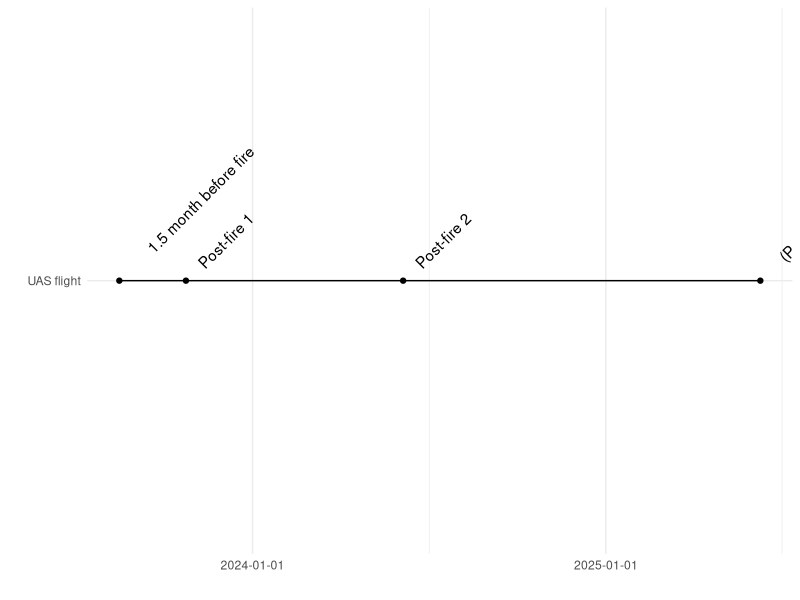
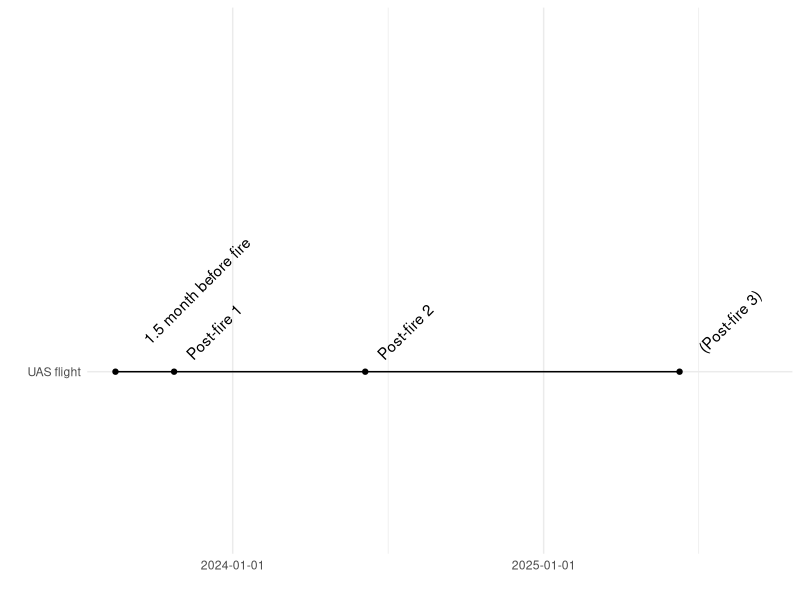
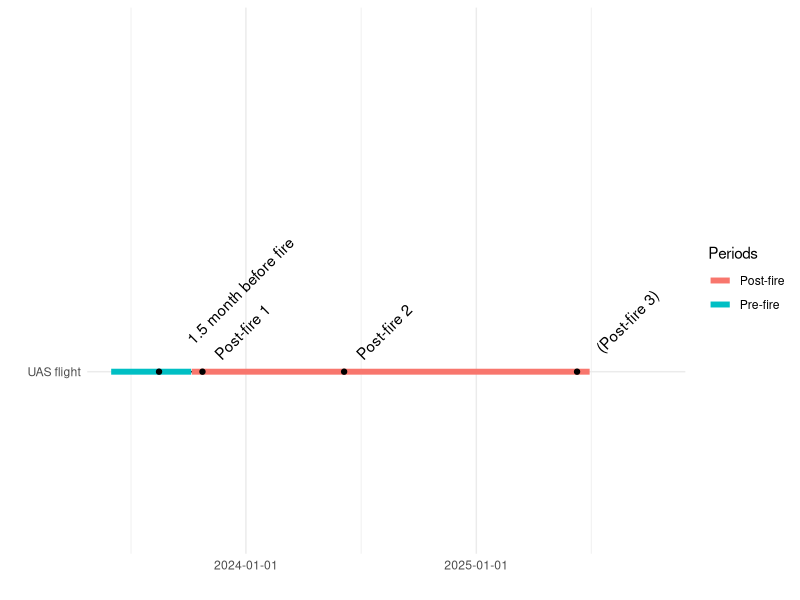
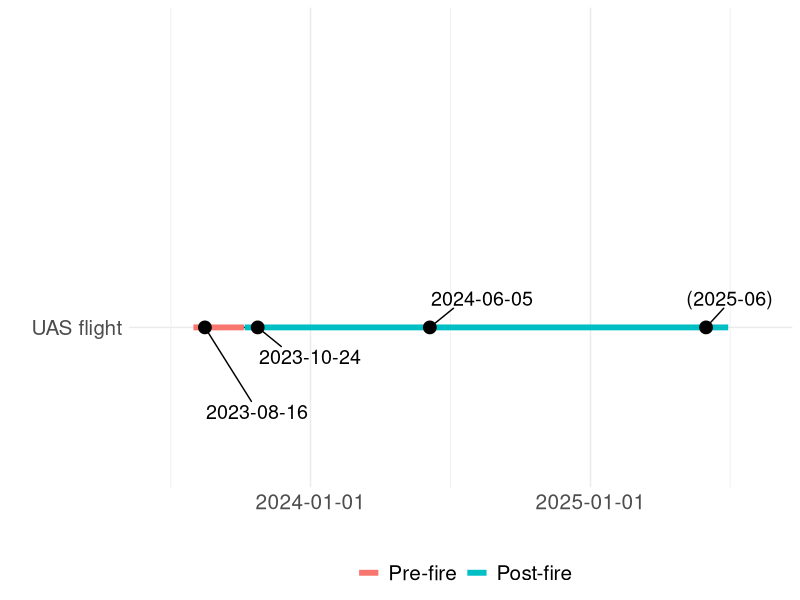

The R source for these figures, in order:
## ---- chunk 1


library(ggplot2)
library(lubridate)
# install.packages("ggrepel")
library(ggrepel)
## ---- chunk 2
issues.tb <-
  data.frame(what = c("1.5 month before fire", "Post-fire 1", "Post-fire 2", " (Post-fire 3) "),
             when = ymd(c("2023-08-16", "2023-10-24", "2024-06-05",
                          "2025-06-10" )),
             event.type = "UAS flight")
## ---- chunk 3
ggplot(issues.tb, aes(x = when, y = event.type, label = what)) +
  geom_line() +
  geom_point() +
  geom_text(hjust = -0.3, angle = 45) +
  scale_x_date(name = "", date_breaks = "1 years") +
  scale_y_discrete(name = "") +
  theme_minimal()
## ---- chunk 4
ggplot(issues.tb, aes(x = when, y = event.type, label = what)) +
  geom_line() +
  geom_point() +
  geom_text(hjust = -0.3, angle = 45) +
  scale_x_date(name = "", date_breaks = "1 years",
               expand = expansion(mult = c(0.05, 0.2))) +
  scale_y_discrete(name = "",
                   expand = expansion(mult = c(0.01, 0.02))) +
  theme_minimal()
## ---- chunk 5
plants_periods.tb <-
  data.frame(Periods = c( "Pre-fire", "Post-fire"
    #"seedling\nemergence",                 "treatment\nperiod"
                      ),
             start = ymd(c("2023-06-01", "2023-10-07")),
             end = ymd(c("2023-10-06", "2025-06-30")),
             what = "UAS flight")

plants_periods.tb
## ---- chunk 6
ggplot(issues.tb, aes(x = when, y = event.type, label = what)) +
  geom_line() +
  geom_segment(data = plants_periods.tb,
               mapping = aes(x = start, xend = end,
                             y = what, yend = what,
                             colour = Periods),
               linewidth = 2)+
  geom_point() +
  geom_text(hjust = -0.3, angle = 45) +
  scale_x_date(name = "", date_breaks = "1 years",
               expand = expansion(mult = c(0.05, 0.2))) +
  scale_y_discrete(name = "",
                   expand = expansion(mult = c(0.01, 0.02))) +
  theme_minimal()

## ---- chunk 7
plants.tb <-
  data.frame(what = c("2023-08-16", "2023-10-24", "2024-06-05", "(2025-06)"
                      ),
             when = ymd(c("2023-08-16", "2023-10-24", "2024-06-05", "2025-06-01"
                          )),
             series = "UAS flight")
plants.tb
## ---- chunk 8
plants_periods.tb <-
  data.frame(Periods = c("Post-fire","Pre-fire"
                      ),
             col=c("red","blue"),
             start = ymd(c(  "2023-10-07","2023-08-01")),
             end = ymd(c(  "2025-06-30" , "2023-10-06")),
             series = "UAS flight")
plants_periods.tb$Periods<-factor(plants_periods.tb$Periods, levels =c( "Pre-fire" , "Post-fire") )
plants_periods.tb
## ---- chunk 9
ggplot(plants.tb, aes(x = when, y = series)) +
  geom_line() +
  geom_segment(data = plants_periods.tb,
               mapping = aes(x = start, xend = end,
                             y = series, yend = series,
                             colour = Periods  
                               ),
              # col=plants_periods.tb$col,
               linewidth = 2) +
  geom_point(size = 4) +
  geom_text_repel(aes(label = what),
                  size = 5,
                  direction = "y",
                  point.padding = 0.5,
                  hjust = 0,
                  box.padding = 1,
                  seed = 123) +
  scale_x_date(name = "", date_breaks = "1 year",
               #date_labels = "%d %B",
               expand = expansion(mult = c(0.12, 0.12))) +
  scale_y_discrete( name = "",
                   expand = expansion(mult = c(1,  2) )) +
  theme_minimal() +
  theme(legend.position = "bottom",
        
        axis.title.x = element_text(size = 15),
    axis.title.y = element_text(size = 15),
    axis.text.x = element_text(size = 15),
    axis.text.y = element_text(size = 15),
    
        legend.title = element_text(size = 0),
    legend.text = element_text(size = 15)
        )
